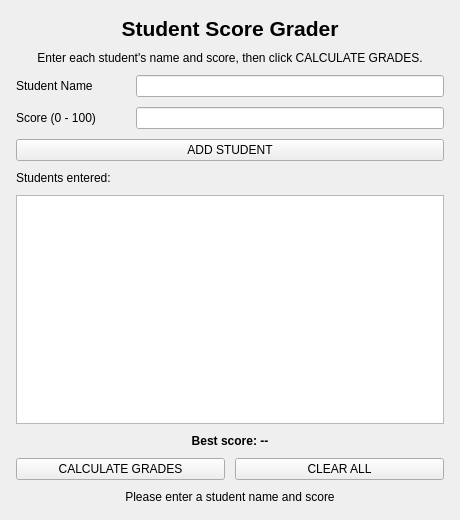
<?xml version="1.0" encoding="UTF-8"?>
<ui version="4.0">
 <class>MainWindow</class>
 <widget class="QMainWindow" name="MainWindow">
  <property name="geometry">
   <rect>
    <x>0</x>
    <y>0</y>
    <width>460</width>
    <height>520</height>
   </rect>
  </property>
  <property name="minimumSize">
   <size>
    <width>460</width>
    <height>520</height>
   </size>
  </property>
  <property name="windowTitle">
   <string>Student Score Grader</string>
  </property>
  <widget class="QWidget" name="centralwidget">
   <layout class="QVBoxLayout" name="layout_main">
    <property name="leftMargin">
     <number>16</number>
    </property>
    <property name="topMargin">
     <number>16</number>
    </property>
    <property name="rightMargin">
     <number>16</number>
    </property>
    <property name="bottomMargin">
     <number>16</number>
    </property>
    <property name="spacing">
     <number>10</number>
    </property>
    <item>
     <widget class="QLabel" name="label_title">
      <property name="font">
       <font>
        <pointsize>16</pointsize>
        <bold>true</bold>
       </font>
      </property>
      <property name="text">
       <string>Student Score Grader</string>
      </property>
      <property name="alignment">
       <set>Qt::AlignmentFlag::AlignCenter</set>
      </property>
     </widget>
    </item>
    <item>
     <widget class="QLabel" name="label_instructions">
      <property name="text">
       <string>Enter each student's name and score, then click CALCULATE GRADES.</string>
      </property>
      <property name="alignment">
       <set>Qt::AlignmentFlag::AlignCenter</set>
      </property>
      <property name="wordWrap">
       <bool>true</bool>
      </property>
     </widget>
    </item>
    <item>
     <layout class="QHBoxLayout" name="layout_name">
      <item>
       <widget class="QLabel" name="label_name">
        <property name="minimumSize">
         <size>
          <width>110</width>
          <height>0</height>
         </size>
        </property>
        <property name="text">
         <string>Student Name</string>
        </property>
       </widget>
      </item>
      <item>
       <widget class="QLineEdit" name="input_name">
       </widget>
      </item>
     </layout>
    </item>
    <item>
     <layout class="QHBoxLayout" name="layout_score">
      <item>
       <widget class="QLabel" name="label_score">
        <property name="minimumSize">
         <size>
          <width>110</width>
          <height>0</height>
         </size>
        </property>
        <property name="text">
         <string>Score (0 - 100)</string>
        </property>
       </widget>
      </item>
      <item>
       <widget class="QLineEdit" name="input_score">
       </widget>
      </item>
     </layout>
    </item>
    <item>
     <widget class="QPushButton" name="button_add">
      <property name="text">
       <string>ADD STUDENT</string>
      </property>
     </widget>
    </item>
    <item>
     <widget class="QLabel" name="label_list_header">
      <property name="text">
       <string>Students entered:</string>
      </property>
     </widget>
    </item>
    <item>
     <widget class="QListWidget" name="list_students">
      <property name="minimumSize">
       <size>
        <width>0</width>
        <height>160</height>
       </size>
      </property>
     </widget>
    </item>
    <item>
     <widget class="QLabel" name="label_best">
      <property name="font">
       <font>
        <bold>true</bold>
       </font>
      </property>
      <property name="text">
       <string>Best score: --</string>
      </property>
      <property name="alignment">
       <set>Qt::AlignmentFlag::AlignCenter</set>
      </property>
     </widget>
    </item>
    <item>
     <layout class="QHBoxLayout" name="layout_buttons">
      <item>
       <widget class="QPushButton" name="button_grade">
        <property name="text">
         <string>CALCULATE GRADES</string>
        </property>
       </widget>
      </item>
      <item>
       <widget class="QPushButton" name="button_clear">
        <property name="text">
         <string>CLEAR ALL</string>
        </property>
       </widget>
      </item>
     </layout>
    </item>
    <item>
     <widget class="QLabel" name="label_message">
      <property name="text">
       <string>Please enter a student name and score</string>
      </property>
      <property name="alignment">
       <set>Qt::AlignmentFlag::AlignCenter</set>
      </property>
      <property name="wordWrap">
       <bool>true</bool>
      </property>
     </widget>
    </item>
   </layout>
  </widget>
 </widget>
 <resources/>
 <connections/>
</ui>
